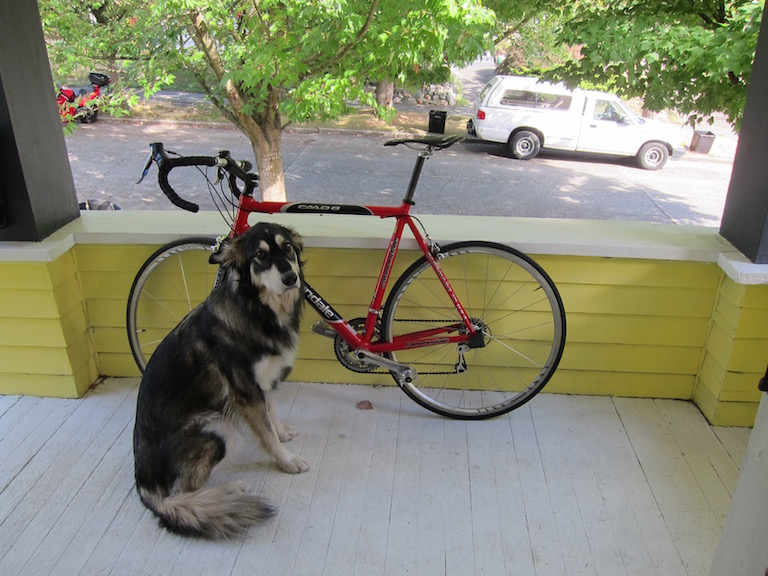
#> input picture Sample/dog.jpg, 768 x 576 px
$ jupyter execute Day32_yolo_prediction_Sample.ipynb
#> lines starting #> are read from the running program, lines starting #| are printed output that depends on the picture; after the words box and inside, x2 and y2 are one past the last pixel; in counts of white or black regions, pixels touching at a corner belong together
## 範例
今天的課程大家應該可以了解到 YOLO 的網路輸出是一個 7x7x30 的 tensor,

而今天的程式碼範例的目標是讓大家由程式碼直觀地去理解，一張圖片經過 YOLO 網路之後，這個 7x7x30 的 tensor 裡面的值應該是什麼樣子？

[cell 1]
import cv2
import numpy as np
import matplotlib.pyplot as plt

img = cv2.imread("dog.jpg") # 讀取範例圖片
#> img is the input picture: shape (576, 768, 3); mean B, G, R 114.1, 135.7, 134.4
h, w, _ = img.shape
#> h = 576; w = 768

顯示一下今天的範例圖，可以觀察到圖片裡面有 狗、腳踏車和一輛車

[cell 2]
def show(img):
    plt.imshow(cv2.cvtColor(img, cv2.COLOR_BGR2RGB)) # plt.imshow 預設圖片是 rgb 的
    plt.show()

[cell 3]
show(img)

假設我們知道這張中汽車、狗和腳踏車的 bboxes 訊息

[cell 4]
boxes = np.array([[128, 224, 314, 537], [475, 85, 689, 170], [162, 119, 565, 441]]).astype(float)
# 把 bboxes 坐標以原圖的 resolution normalize 到 0~1 之間
print(img.shape)
#| (576, 768, 3)
print(boxes[:, [0, 2]] )
boxes[:, [0, 2]] = boxes[:, [0, 2]] / img.shape[1]
boxes[:, [1, 3]] = boxes[:, [1, 3]] / img.shape[0]
print(boxes[:, [0, 2]] )

img_show = img.copy()
for x1, y1, x2, y2 in boxes:
    cv2.rectangle(img_show, (int(x1*w), int(y1*h)), (int(x2*w), int(y2*h)), (0, 255, 0), 2)
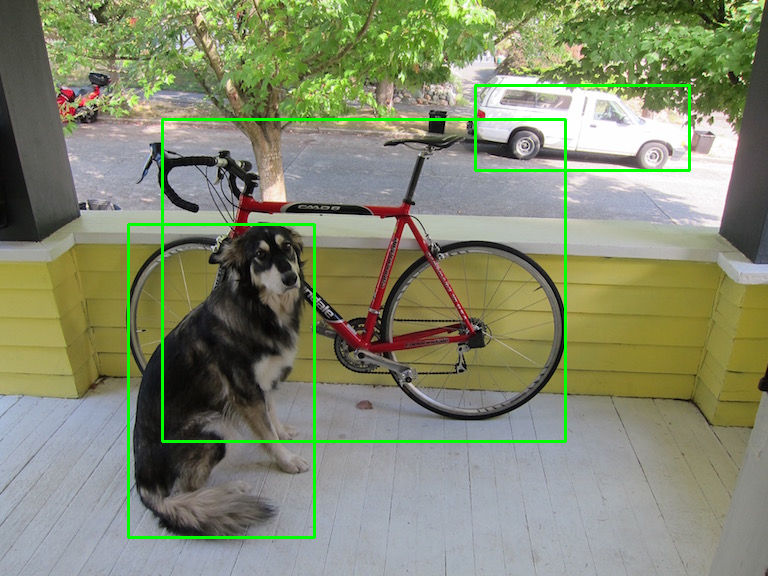
#> img_show: shape (576, 768, 3); 2.05% of pixels changed, all inside (x1, y1, x2, y2) = (127, 84, 691, 539)
show(img_show)

假設我們用的是 VOC 資料集, 這是一個標註有 20 類物體的資料集, 介紹可以看[這邊](https://arleyzhang.github.io/articles/1dc20586/), 汽車、狗和腳踏車所對應的 class index 分別是 1, 7, 16

[cell 5]
labels = np.array([1, 7, 16])

有了 bboxes 以及類別的信息，接下來我們就來建構這張圖片在經過 YOLO 網路後應該要輸出的 tensor

[cell 6]
grid_num = 7 # 把圖片切成 7x7 的網格
target = np.zeros((grid_num, grid_num, 30)) # 初始化 YOLO 目標預測值, 30 代表什麼, 請參考簡報
print("YOLO 網路輸出 tensor 的 shape: ", target.shape)

[cell 7]
# 主要建構邏輯
cell_size = 1./grid_num # 一個網格的大小
wh = boxes[:,2:]-boxes[:,:2] # bboxes 的 width 以及 height
cxcy = (boxes[:,2:]+boxes[:,:2])/2 # bboxes 的中心
for i in range(len(boxes)):
    cxcy_sample = cxcy[i]
    ij = np.ceil((cxcy_sample/cell_size))-1 # bboxes 中心所坐落的網路 index
    target[int(ij[1]),int(ij[0]),4] = 1 # 該網格第一個 box 的 confidence 信息
    target[int(ij[1]),int(ij[0]),9] = 1 # 該網格第二個 box 的 confidence 信息
    target[int(ij[1]),int(ij[0]),int(labels[i])+9] = 1 # 該網格的類別信息
    xy = ij*cell_size # 匹配到的網格的左上角相對坐標
    # 該網格的 x,y,w,h
    delta_xy = (cxcy_sample -xy)/cell_size
    target[int(ij[1]),int(ij[0]),2:4] = wh[i]
    target[int(ij[1]),int(ij[0]),:2] = delta_xy
    target[int(ij[1]),int(ij[0]),7:9] = wh[i]
    target[int(ij[1]),int(ij[0]),5:7] = delta_xy

print("顯示 7x7x30 中，第一個 box 的 confidence 信息\n", target[:, :, 4])

上面的 tensor 中, 為 1 的表示那個網格是有物體的, 為 0 就表示沒有物體

我們可以把帶有 7x7 網格的圖畫出來比對一下，

看看汽車、狗和腳踏車的中心是不是恰好就是這個 tensor 中值為 1 的網格呢

[cell 8]
for h in np.arange(0, img.shape[0], img.shape[0]/grid_num).astype(int):
    cv2.line(img_show, (0, h), (img.shape[1], h), (0, 0, 0), 2)
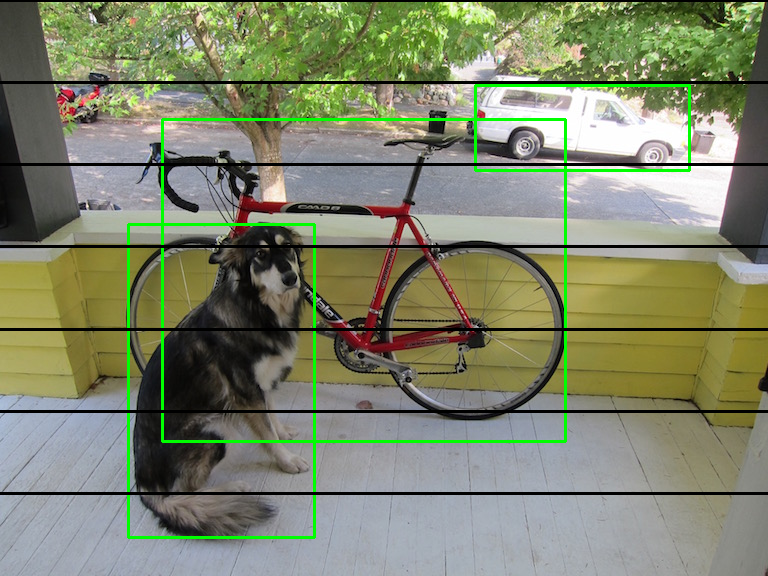
#> img_show: shape (576, 768, 3); 3.47% of pixels changed, all inside (x1, y1, x2, y2) = (0, 0, 768, 495)
for w in np.arange(0, img.shape[1], img.shape[1]/grid_num).astype(int):
    cv2.line(img_show, (w, 0), (w, img.shape[0]), (0, 0, 0), 2)
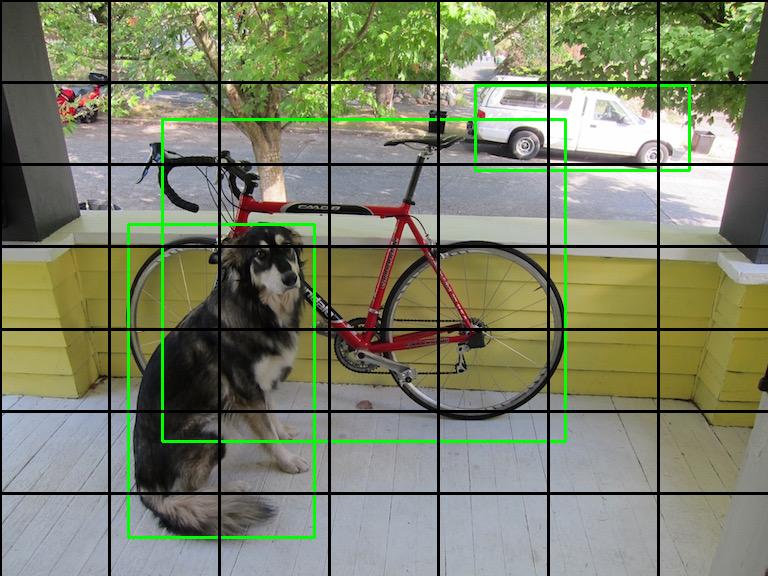
#> img_show: shape (576, 768, 3); 2.51% of pixels changed, all inside (x1, y1, x2, y2) = (0, 2, 660, 576)
show(img_show)
